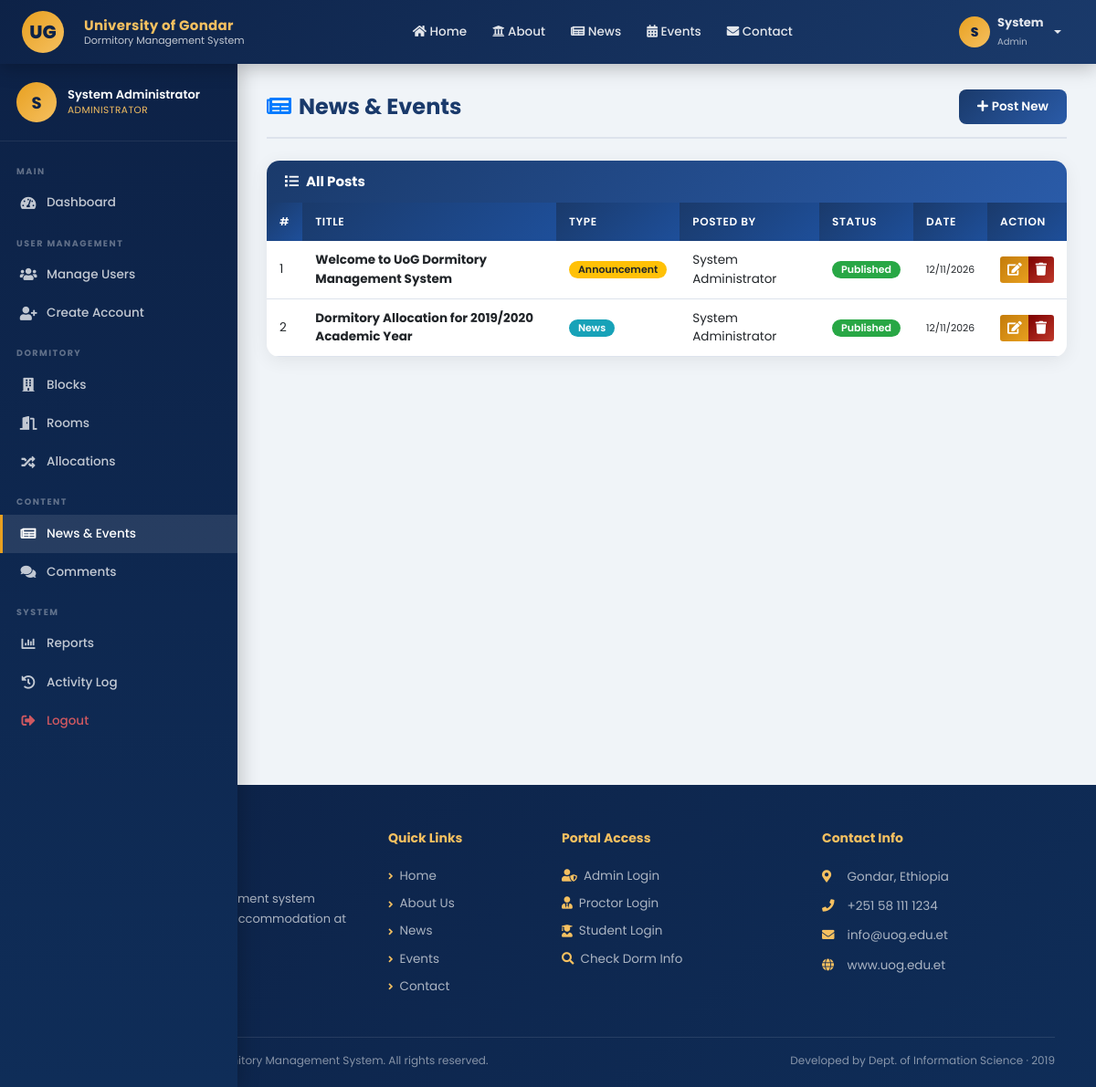
Screenshot of /admin/news.php (signed in) with the database file from the repository.
### tables this page shows
CREATE TABLE IF NOT EXISTS news_events (
    id          INT AUTO_INCREMENT PRIMARY KEY,
    title       VARCHAR(200) NOT NULL,
    content     TEXT NOT NULL,
    type        ENUM('news','event','announcement') DEFAULT 'news',
    event_date  DATE,
    posted_by   INT,
    image_path  VARCHAR(255),
    status      ENUM('published','draft','archived') DEFAULT 'published',
    created_at  TIMESTAMP DEFAULT CURRENT_TIMESTAMP,
    updated_at  TIMESTAMP DEFAULT CURRENT_TIMESTAMP ON UPDATE CURRENT_TIMESTAMP,
    FOREIGN KEY (posted_by) REFERENCES users(id) ON DELETE SET NULL
);

CREATE TABLE IF NOT EXISTS users (
    id          INT AUTO_INCREMENT PRIMARY KEY,
    fname       VARCHAR(50) NOT NULL,
    lname       VARCHAR(50) NOT NULL,
    user_id_no  VARCHAR(30) UNIQUE,
    username    VARCHAR(50) NOT NULL UNIQUE,
    password    VARCHAR(255) NOT NULL,
    email       VARCHAR(100),
    sex         ENUM('Male','Female'),
    user_type   ENUM('admin','proctor_manager','proctor','student_dean','student') NOT NULL,
    status      ENUM('active','inactive') DEFAULT 'active',
    created_at  TIMESTAMP DEFAULT CURRENT_TIMESTAMP,
    updated_at  TIMESTAMP DEFAULT CURRENT_TIMESTAMP ON UPDATE CURRENT_TIMESTAMP
);

### admin/news.php (the view, shortened to what this page needs)
<?php
require_once '../includes/config.php';
$posts = $conn->query("SELECT n.*,u.fname,u.lname FROM news_events n LEFT JOIN users u ON n.posted_by=u.id ORDER BY n.created_at DESC");
?>
<?php require_once '../includes/header.php'; ?>
<div class="dash-wrapper">
<?php require_once '../includes/sidebar_admin.php'; ?>
<div class="dash-content">
  <div class="page-header">
    <div><h3><i class="fas fa-newspaper mr-2 text-primary"></i>News &amp; Events</h3></div>
    <a href="add-news.php" class="btn btn-primary"><i class="fas fa-plus mr-1"></i>Post New</a>
  </div>
  <div class="table-card">
    <div class="table-header"><h5><i class="fas fa-list mr-2"></i>All Posts</h5></div>
    <div class="table-responsive">
      <table class="table">
        <thead><tr><th>#</th><th>Title</th><th>Type</th><th>Posted By</th><th>Status</th><th>Date</th><th>Action</th></tr></thead>
        <tbody>
          <?php $i=1; while($p=$posts->fetch_assoc()): ?>
          <tr>
            <td><?php echo $i++; ?></td>
            <td><strong><?php echo htmlspecialchars($p['title']); ?></strong></td>
            <td><span class="badge badge-<?php echo $p['type']==='news'?'info':($p['type']==='event'?'success':'warning'); ?>"><?php echo ucfirst($p['type']); ?></span></td>
            <td><?php echo htmlspecialchars($p['fname'].' '.$p['lname']); ?></td>
            <td><span class="badge badge-<?php echo $p['status']==='published'?'success':'secondary'; ?>"><?php echo ucfirst($p['status']); ?></span></td>
            <td><small><?php echo date('d/m/Y', strtotime($p['created_at'])); ?></small></td>
            <td>
              <div class="btn-group btn-group-sm">
                <a href="edit-news.php?id=<?php echo $p['id']; ?>" class="btn btn-warning"><i class="fas fa-edit"></i></a>
                <a href="news.php?delete=<?php echo $p['id']; ?>" class="btn btn-danger btn-delete"><i class="fas fa-trash"></i></a>
              </div>
            </td>
          </tr>
          <?php endwhile; ?>
        </tbody>
      </table>
    </div>
  </div>
</div>
</div>
<?php require_once '../includes/footer.php'; ?>

### css/style.css (style rules this page uses)
:root { --primary: #1a3a6b; --primary-dk: #0d2247; --accent: #e8a020; --accent-lt: #f5c060; --success: #27ae60; --danger: #c0392b; --info: #2980b9; --light-bg: #f0f4f8; --white: #ffffff; --text: #2c3e50; --muted: #7f8c8d; --border: #dde3ec; --sidebar-w: 260px; }
* { box-sizing: border-box; }
body { font-family: 'Poppins', sans-serif; background: var(--light-bg); color: var(--text); margin: 0; }
.dash-wrapper { display: flex; min-height: calc(100vh - 70px); }
.dash-content { margin-left: var(--sidebar-w); flex: 1; padding: 28px 32px; background: var(--light-bg); min-height: calc(100vh - 70px); }
.page-header { display: flex; align-items: center; justify-content: space-between; margin-bottom: 24px; padding-bottom: 14px; border-bottom: 2px solid var(--border); }
.page-header h3 { font-size: 1.5rem; font-weight: 700; color: var(--primary); margin: 0; }
.table-card { background: var(--white); border-radius: 14px; box-shadow: 0 4px 20px rgba(0,0,0,.07); overflow: hidden; }
.table-card .table-header { background: linear-gradient(135deg, var(--primary), #2a5ba8); padding: 14px 20px; display: flex; align-items: center; justify-content: space-between; }
.table-card .table-header h5 { color: #fff; font-weight: 700; margin: 0; font-size: 15px; }
.table { margin: 0; }
.table thead th { background: linear-gradient(135deg, var(--primary), #1e4f9a); color: #fff; font-size: 12px; font-weight: 600; text-transform: uppercase; letter-spacing: .6px; padding: 12px 14px; border: none; }
.table tbody tr { border-bottom: 1px solid var(--border); transition: background .15s; }
.table tbody td { padding: 11px 14px; font-size: 13.5px; vertical-align: middle; border: none; }
.btn { font-weight: 600; font-size: 13.5px; border-radius: 8px; padding: 9px 20px; transition: all .2s; }
.btn-primary { background: linear-gradient(135deg, var(--primary), #2a5ba8); border: none; }
.btn-warning { background: linear-gradient(135deg, #c47c0a, var(--accent)); border: none; color: #fff; }
.btn-danger { background: linear-gradient(135deg, #7b0000, var(--danger)); border: none; }
.badge { font-weight: 600; font-size: 11px; padding: 4px 10px; border-radius: 20px; }

### rows the page displays
news_events: title "Welcome to UoG Dormitory Management System", type "Announcement", posted_by.lname "System Administrator", status "Published", created_at "12/11/2026"
news_events: title "Dormitory Allocation for 2019/2020 Academic Year", type "News", posted_by.lname "System Administrator", status "Published", created_at "12/11/2026"

### other values shown
substr($currentUser['fname'],0,1) "S"
$currentUser['fname'] "System"
str_replace('_',' ',$currentUser['user_type']) "Admin"
$currentUser['fname'].' '.$currentUser['lname'] "System Administrator"
